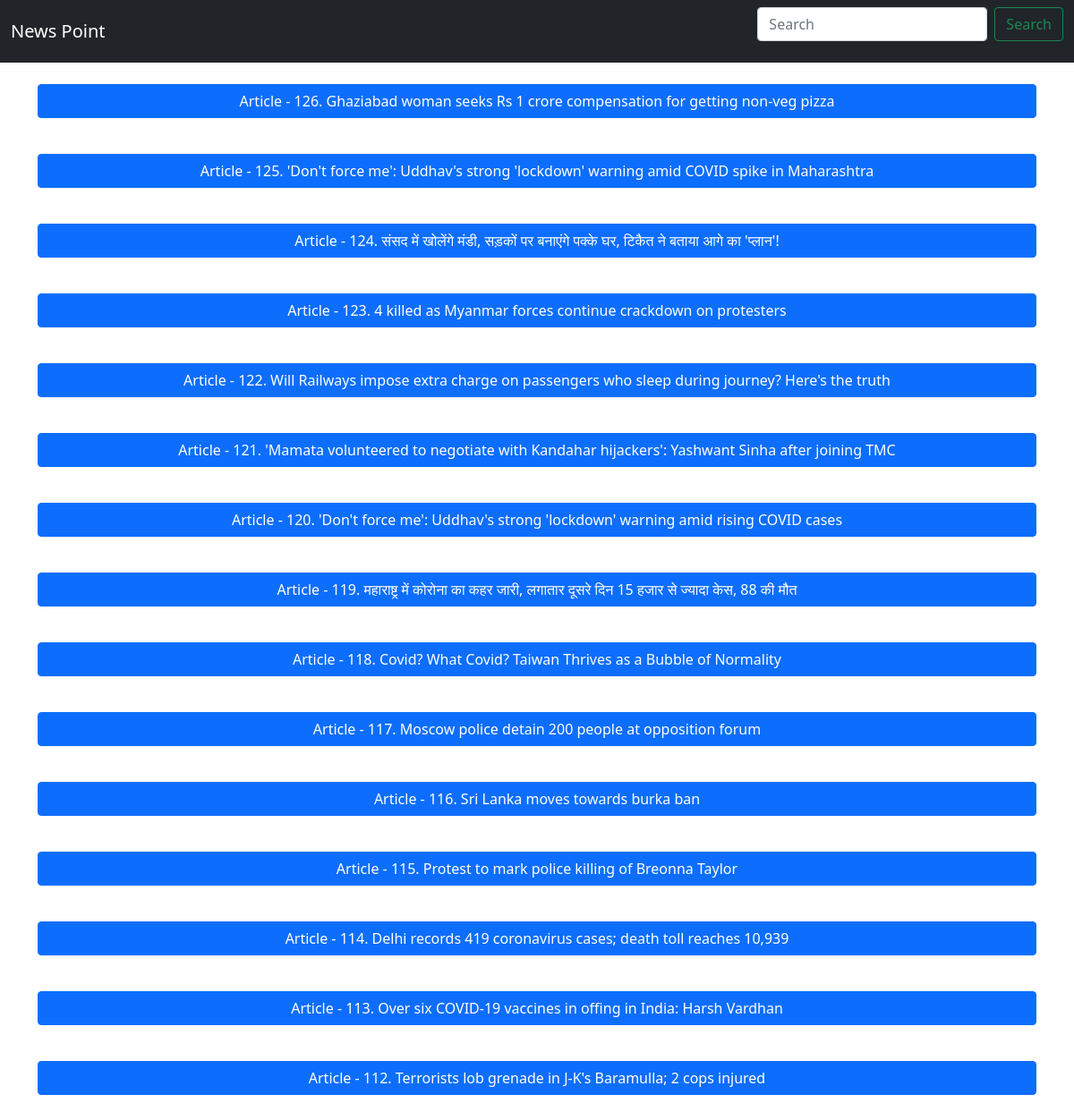
Before: / with the older database file.
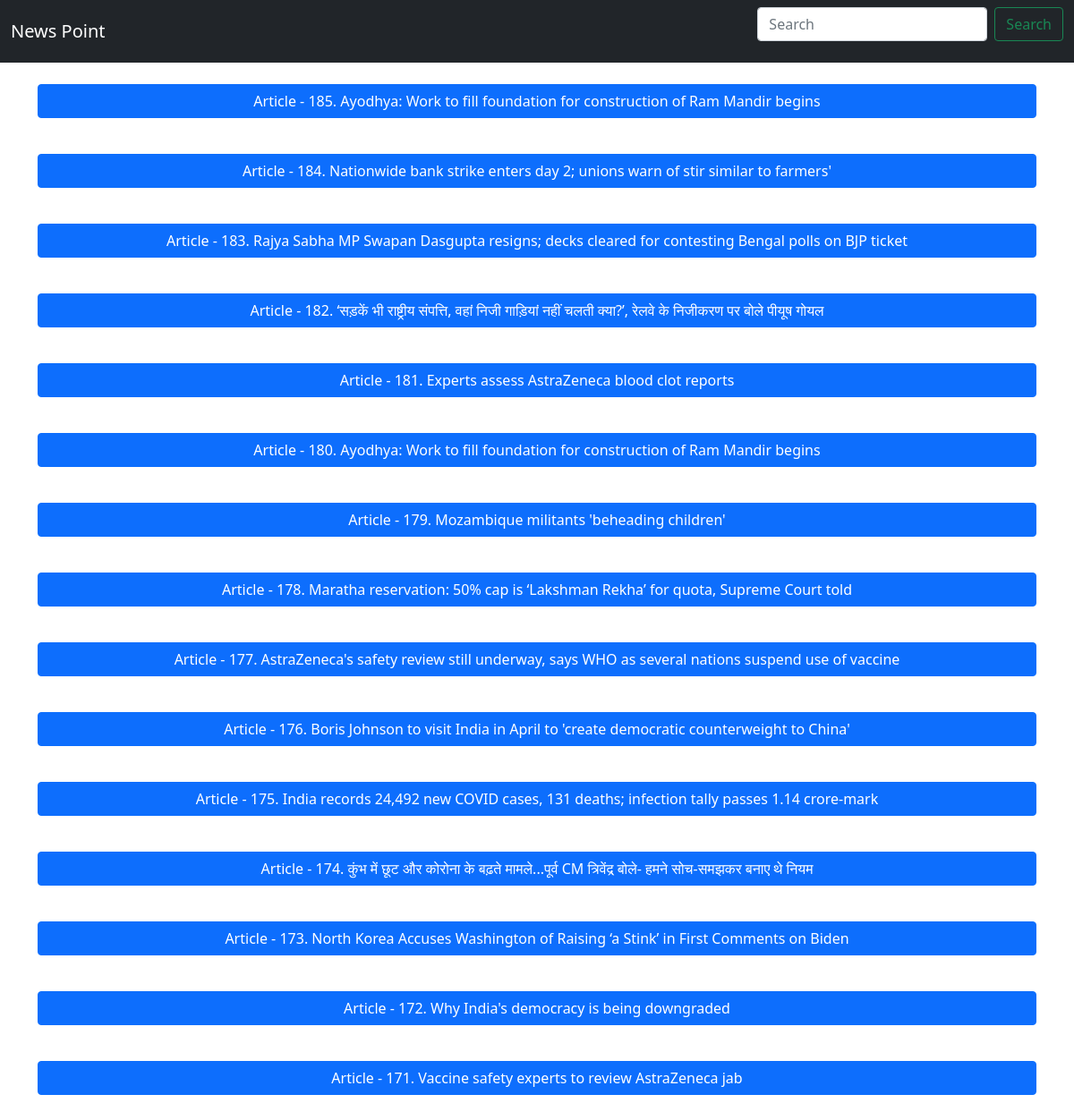
After: the same page with the newer database file.
### main.py (models this page shows, shortened)
class Article(db.Model):
    id = db.Column(db.Integer, primary_key=True)
    headline = db.Column(db.String(200), nullable=False)
    image_url = db.Column(db.String(1000), nullable=False)
    content = db.Column(db.String(400), nullable=False)
    redirect_url = db.Column(db.String(400), nullable=False)
    data_from = db.Column(db.String(200), nullable=False)

### main.py (the view)
@app.route('/')
def index():
    content = Article.query.order_by(Article.id.desc()).limit(15).all()
    return render_template('index.html', content=content)

### templates/Index.html (shortened to what this page needs)
<html>
    <head>
        <link href="https://cdn.jsdelivr.net/npm/bootstrap@5.0.0-beta2/dist/css/bootstrap.min.css" rel="stylesheet">
    </head>
    <body>
        <nav class="navbar navbar-expand-lg navbar-dark bg-dark">
            <div class="container-fluid">
              <a class="navbar-brand" href="/">News Point</a>
              <form class="d-flex" method="get" action="/search">
                <input class="form-control me-2" type="search" placeholder="Search" aria-label="Search" name="search" id="search">
                <button class="btn btn-outline-success" type="submit">Search</button>
              </form>
              </div>
          </nav>
          <br/>
          <div class="container">
              <div class="row">
            {% if content is not none %}
            {% for i in content %}
            <div class="col-md-12">
                <p>
                    <button class="btn btn-primary" type="button" data-bs-toggle="collapse" data-bs-target="#collapseExample{{i.id}}" aria-expanded="false" aria-controls="collapseExample{{i.id}}" style="width:100%;">
                      Article - {{i.id}}. {{i.headline}}
                    </button>
                  </p>
                  <br/>
              </div>
            {% endfor %}
            {% else %}
            <div class="col" style="text-align: center;"><h1>No Articles Found</h1><a href="/" class="btn btn-link">Go to home</a></div>
            {% endif %}
        </div>
    </div>
    </body>
</html>

Changed rows visible on the page:
no longer on this page (row unchanged): Article: id "126", headline "Ghaziabad woman seeks Rs 1 crore compensation for getting non-veg pizza"
no longer on this page (row unchanged): Article: id "125", headline "'Don't force me': Uddhav's strong 'lockdown' warning amid COVID spike in Maharashtra"
no longer on this page (row unchanged): Article: id "124", headline "संसद में खोलेंगे मंडी, सड़कों पर बनाएंगे पक्के घर, टिकैत ने बताया आगे का 'प्लान'!"
no longer on this page (row unchanged): Article: id "123", headline "4 killed as Myanmar forces continue crackdown on protesters"
no longer on this page (row unchanged): Article: id "122", headline "Will Railways impose extra charge on passengers who sleep during journey? Here's the truth"
no longer on this page (row unchanged): Article: id "121", headline "'Mamata volunteered to negotiate with Kandahar hijackers': Yashwant Sinha after joining TMC"
no longer on this page (row unchanged): Article: id "120", headline "'Don't force me': Uddhav's strong 'lockdown' warning amid rising COVID cases"
no longer on this page (row unchanged): Article: id "119", headline "महाराष्ट्र में कोरोना का कहर जारी, लगातार दूसरे दिन 15 हजार से ज्यादा केस, 88 की मौत"
no longer on this page (row unchanged): Article: id "118", headline "Covid? What Covid? Taiwan Thrives as a Bubble of Normality"
no longer on this page (row unchanged): Article: id "117", headline "Moscow police detain 200 people at opposition forum"
no longer on this page (row unchanged): Article: id "116", headline "Sri Lanka moves towards burka ban"
no longer on this page (row unchanged): Article: id "115", headline "Protest to mark police killing of Breonna Taylor"
no longer on this page (row unchanged): Article: id "114", headline "Delhi records 419 coronavirus cases; death toll reaches 10,939"
no longer on this page (row unchanged): Article: id "113", headline "Over six COVID-19 vaccines in offing in India: Harsh Vardhan"
no longer on this page (row unchanged): Article: id "112", headline "Terrorists lob grenade in J-K's Baramulla; 2 cops injured"
added Article: id "185", headline "Ayodhya: Work to fill foundation for construction of Ram Mandir begins"
added Article: id "184", headline "Nationwide bank strike enters day 2; unions warn of stir similar to farmers'"
added Article: id "183", headline "Rajya Sabha MP Swapan Dasgupta resigns; decks cleared for contesting Bengal polls on BJP ticket"
added Article: id "182", headline "‘सड़कें भी राष्ट्रीय संपत्ति, वहां निजी गाड़ियां नहीं चलती क्या?’, रेलवे के निजीकरण पर बोले पीयूष गोयल"
added Article: id "181", headline "Experts assess AstraZeneca blood clot reports"
added Article: id "180", headline "Ayodhya: Work to fill foundation for construction of Ram Mandir begins"
added Article: id "179", headline "Mozambique militants 'beheading children'"
added Article: id "178", headline "Maratha reservation: 50% cap is ‘Lakshman Rekha’ for quota, Supreme Court told"
added Article: id "177", headline "AstraZeneca's safety review still underway, says WHO as several nations suspend use of vaccine"
added Article: id "176", headline "Boris Johnson to visit India in April to 'create democratic counterweight to China'"
added Article: id "175", headline "India records 24,492 new COVID cases, 131 deaths; infection tally passes 1.14 crore-mark"
added Article: id "174", headline "कुंभ में छूट और कोरोना के बढ़ते मामले...पूर्व CM त्रिवेंद्र बोले- हमने सोच-समझकर बनाए थे नियम"
added Article: id "173", headline "North Korea Accuses Washington of Raising ‘a Stink’ in First Comments on Biden"
added Article: id "172", headline "Why India's democracy is being downgraded"
added Article: id "171", headline "Vaccine safety experts to review AstraZeneca jab"
